Frame 1 (no input): blank canvas, image omitted
Frame 60 (the mouse pressed at the canvas centre just before this capture): blank canvas, image omitted
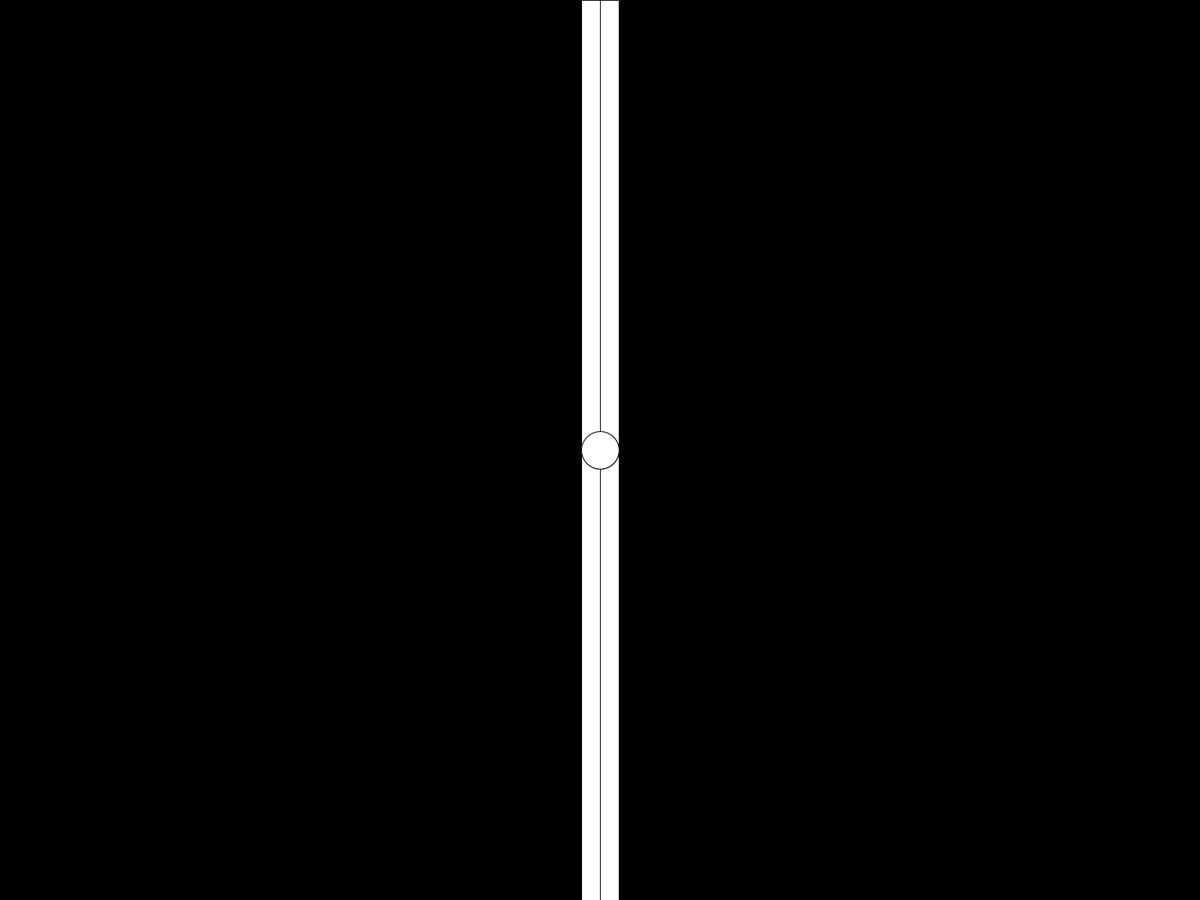
Frame 120 (the mouse held since frame 60 and released just before this capture)

The Processing sketch whose frames 1 and 60 were blank and that drew this single picture after the mouse press (run headless with seeded random() and noise(); from frame 60 on, the mouse is pressed at the canvas centre):

// Processing sketch: spiegel
// ── spiegel.pde
float circleRad;

float rectPosX;
float rectPosY;
float rectWidth;
float rectHeight;

void setup()
{
  fullScreen();
  background(0);
  
  circleRad = 50;
  
  rectPosX = (width/2 - 25);
  rectPosY = 0;
  rectWidth = 50;
  rectHeight = height;
};

void draw()
{
  background(0);
  
  rect(rectPosX, rectPosY, rectWidth, rectHeight);
  line(width/2, 0, width/2, height);
  
  circle(mouseX, mouseY, circleRad);
  circle(width - mouseX, mouseY, circleRad);
};
